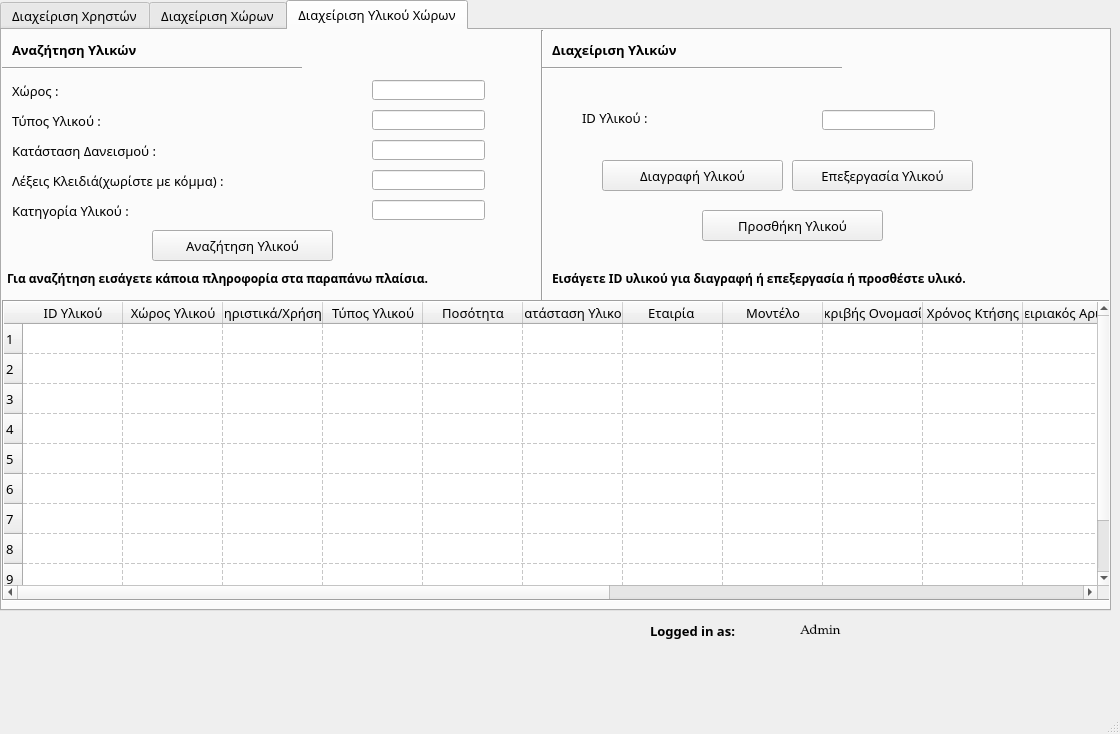
<?xml version="1.0" encoding="UTF-8"?>
<ui version="4.0">
 <class>Admin</class>
 <widget class="QMainWindow" name="Admin">
  <property name="geometry">
   <rect>
    <x>0</x>
    <y>0</y>
    <width>1120</width>
    <height>734</height>
   </rect>
  </property>
  <property name="sizePolicy">
   <sizepolicy hsizetype="Minimum" vsizetype="Minimum">
    <horstretch>0</horstretch>
    <verstretch>0</verstretch>
   </sizepolicy>
  </property>
  <property name="baseSize">
   <size>
    <width>797</width>
    <height>647</height>
   </size>
  </property>
  <property name="font">
   <font>
    <pointsize>10</pointsize>
   </font>
  </property>
  <property name="windowTitle">
   <string>Admin Access </string>
  </property>
  <property name="windowIcon">
   <iconset>
    <normaloff>media/admin.png</normaloff>media/admin.png</iconset>
  </property>
  <widget class="QWidget" name="centralwidget">
   <widget class="QTabWidget" name="tabWidget">
    <property name="geometry">
     <rect>
      <x>0</x>
      <y>0</y>
      <width>1111</width>
      <height>611</height>
     </rect>
    </property>
    <property name="sizePolicy">
     <sizepolicy hsizetype="Expanding" vsizetype="Expanding">
      <horstretch>0</horstretch>
      <verstretch>0</verstretch>
     </sizepolicy>
    </property>
    <property name="font">
     <font>
      <family>Myriad Pro Light</family>
      <pointsize>10</pointsize>
      <weight>50</weight>
      <bold>false</bold>
     </font>
    </property>
    <property name="mouseTracking">
     <bool>false</bool>
    </property>
    <property name="currentIndex">
     <number>2</number>
    </property>
    <property name="documentMode">
     <bool>false</bool>
    </property>
    <property name="tabsClosable">
     <bool>false</bool>
    </property>
    <property name="tabBarAutoHide">
     <bool>false</bool>
    </property>
    <widget class="QWidget" name="users">
     <attribute name="title">
      <string>Διαχείριση Χρηστών</string>
     </attribute>
     <widget class="QTableWidget" name="user_table">
      <property name="geometry">
       <rect>
        <x>0</x>
        <y>270</y>
        <width>1111</width>
        <height>301</height>
       </rect>
      </property>
      <property name="font">
       <font>
        <family>Myriad Pro Light</family>
        <pointsize>10</pointsize>
        <weight>50</weight>
        <bold>false</bold>
       </font>
      </property>
      <property name="focusPolicy">
       <enum>Qt::ClickFocus</enum>
      </property>
      <property name="frameShape">
       <enum>QFrame::Box</enum>
      </property>
      <property name="sizeAdjustPolicy">
       <enum>QAbstractScrollArea::AdjustToContents</enum>
      </property>
      <property name="editTriggers">
       <set>QAbstractItemView::NoEditTriggers</set>
      </property>
      <property name="selectionMode">
       <enum>QAbstractItemView::NoSelection</enum>
      </property>
      <property name="selectionBehavior">
       <enum>QAbstractItemView::SelectRows</enum>
      </property>
      <property name="gridStyle">
       <enum>Qt::DashLine</enum>
      </property>
      <property name="rowCount">
       <number>10</number>
      </property>
      <row/>
      <row/>
      <row/>
      <row/>
      <row/>
      <row/>
      <row/>
      <row/>
      <row/>
      <row/>
      <column>
       <property name="text">
        <string>ID Χρήστη</string>
       </property>
      </column>
      <column>
       <property name="text">
        <string>Username</string>
       </property>
      </column>
      <column>
       <property name="text">
        <string>Password</string>
       </property>
      </column>
      <column>
       <property name="text">
        <string>Email</string>
       </property>
      </column>
      <column>
       <property name="text">
        <string>Αριθμός Τηλεφώνου</string>
       </property>
      </column>
      <column>
       <property name="text">
        <string>Όνομα</string>
       </property>
      </column>
      <column>
       <property name="text">
        <string>Επίθετο</string>
       </property>
      </column>
      <column>
       <property name="text">
        <string>Επίπεδο Πρόσβασης</string>
       </property>
      </column>
      <column>
       <property name="text">
        <string>ID Χώρων Πρόσβασης</string>
       </property>
      </column>
     </widget>
     <widget class="QLabel" name="search_label_2">
      <property name="geometry">
       <rect>
        <x>10</x>
        <y>6</y>
        <width>211</width>
        <height>20</height>
       </rect>
      </property>
      <property name="font">
       <font>
        <pointsize>10</pointsize>
        <weight>75</weight>
        <bold>true</bold>
        <underline>false</underline>
       </font>
      </property>
      <property name="text">
       <string>Αναζήτηση Χρήστη</string>
      </property>
     </widget>
     <widget class="Line" name="line_4">
      <property name="geometry">
       <rect>
        <x>0</x>
        <y>20</y>
        <width>300</width>
        <height>20</height>
       </rect>
      </property>
      <property name="orientation">
       <enum>Qt::Horizontal</enum>
      </property>
     </widget>
     <widget class="QLabel" name="label_usersearch_onoma">
      <property name="geometry">
       <rect>
        <x>10</x>
        <y>40</y>
        <width>121</width>
        <height>21</height>
       </rect>
      </property>
      <property name="font">
       <font>
        <weight>50</weight>
        <bold>false</bold>
       </font>
      </property>
      <property name="text">
       <string>Όνομα Χρήστη :</string>
      </property>
     </widget>
     <widget class="QLabel" name="label_usersearch_epitheto">
      <property name="geometry">
       <rect>
        <x>10</x>
        <y>70</y>
        <width>241</width>
        <height>21</height>
       </rect>
      </property>
      <property name="font">
       <font>
        <weight>50</weight>
        <bold>false</bold>
       </font>
      </property>
      <property name="text">
       <string>Επίθετο Χρήστη :</string>
      </property>
     </widget>
     <widget class="QLabel" name="label_usersearch_tilefono">
      <property name="geometry">
       <rect>
        <x>10</x>
        <y>100</y>
        <width>271</width>
        <height>21</height>
       </rect>
      </property>
      <property name="font">
       <font>
        <weight>50</weight>
        <bold>false</bold>
       </font>
      </property>
      <property name="text">
       <string>Τηλέφωνο Χρήστη :</string>
      </property>
     </widget>
     <widget class="QLabel" name="label_usersearch_email">
      <property name="geometry">
       <rect>
        <x>10</x>
        <y>130</y>
        <width>241</width>
        <height>21</height>
       </rect>
      </property>
      <property name="font">
       <font>
        <weight>50</weight>
        <bold>false</bold>
       </font>
      </property>
      <property name="text">
       <string>Email Χρήστη :</string>
      </property>
     </widget>
     <widget class="QLabel" name="label_usersearch_id_xwrwn">
      <property name="geometry">
       <rect>
        <x>10</x>
        <y>156</y>
        <width>461</width>
        <height>20</height>
       </rect>
      </property>
      <property name="font">
       <font>
        <weight>50</weight>
        <bold>false</bold>
       </font>
      </property>
      <property name="text">
       <string>ID Χώρων Πρόσβασης Χρήστη(χωρίστε με κόμμα) :</string>
      </property>
     </widget>
     <widget class="QLineEdit" name="usersearch_onoma_input">
      <property name="geometry">
       <rect>
        <x>370</x>
        <y>40</y>
        <width>113</width>
        <height>20</height>
       </rect>
      </property>
     </widget>
     <widget class="QLineEdit" name="usersearch_epitheto_input">
      <property name="geometry">
       <rect>
        <x>370</x>
        <y>70</y>
        <width>113</width>
        <height>20</height>
       </rect>
      </property>
     </widget>
     <widget class="QLineEdit" name="usersearch_tilefono_input">
      <property name="geometry">
       <rect>
        <x>370</x>
        <y>100</y>
        <width>113</width>
        <height>20</height>
       </rect>
      </property>
     </widget>
     <widget class="QLineEdit" name="usersearch_email_input">
      <property name="geometry">
       <rect>
        <x>370</x>
        <y>130</y>
        <width>113</width>
        <height>21</height>
       </rect>
      </property>
     </widget>
     <widget class="QLineEdit" name="usersearch_id_xwrwn_input">
      <property name="geometry">
       <rect>
        <x>370</x>
        <y>180</y>
        <width>113</width>
        <height>20</height>
       </rect>
      </property>
     </widget>
     <widget class="Line" name="line_5">
      <property name="geometry">
       <rect>
        <x>520</x>
        <y>0</y>
        <width>20</width>
        <height>271</height>
       </rect>
      </property>
      <property name="orientation">
       <enum>Qt::Vertical</enum>
      </property>
     </widget>
     <widget class="QLabel" name="user_rights_management_label">
      <property name="geometry">
       <rect>
        <x>540</x>
        <y>6</y>
        <width>291</width>
        <height>20</height>
       </rect>
      </property>
      <property name="font">
       <font>
        <weight>75</weight>
        <bold>true</bold>
       </font>
      </property>
      <property name="text">
       <string>Ορισμός Δικαιωμάτων Χρηστών</string>
      </property>
     </widget>
     <widget class="Line" name="line_6">
      <property name="geometry">
       <rect>
        <x>530</x>
        <y>20</y>
        <width>300</width>
        <height>20</height>
       </rect>
      </property>
      <property name="orientation">
       <enum>Qt::Horizontal</enum>
      </property>
     </widget>
     <widget class="QLabel" name="rights_management_userid_label">
      <property name="geometry">
       <rect>
        <x>540</x>
        <y>40</y>
        <width>121</width>
        <height>21</height>
       </rect>
      </property>
      <property name="font">
       <font>
        <weight>50</weight>
        <bold>false</bold>
       </font>
      </property>
      <property name="text">
       <string>ID Χρήστη :</string>
      </property>
     </widget>
     <widget class="QLabel" name="rights_management_access_level_label">
      <property name="geometry">
       <rect>
        <x>540</x>
        <y>70</y>
        <width>251</width>
        <height>21</height>
       </rect>
      </property>
      <property name="font">
       <font>
        <weight>50</weight>
        <bold>false</bold>
       </font>
      </property>
      <property name="text">
       <string>Επιθυμητό Επίπεδο Πρόσβασης :</string>
      </property>
     </widget>
     <widget class="QLabel" name="rights_management_id_xwrwn_label">
      <property name="geometry">
       <rect>
        <x>540</x>
        <y>100</y>
        <width>491</width>
        <height>21</height>
       </rect>
      </property>
      <property name="font">
       <font>
        <weight>50</weight>
        <bold>false</bold>
       </font>
      </property>
      <property name="text">
       <string>ID Χώρων Πρόσβασης Χρήστη(χωρίστε με κόμμα) :</string>
      </property>
     </widget>
     <widget class="QLineEdit" name="rights_management_userid_input">
      <property name="geometry">
       <rect>
        <x>920</x>
        <y>40</y>
        <width>113</width>
        <height>20</height>
       </rect>
      </property>
     </widget>
     <widget class="QLineEdit" name="rights_management_access_level_input">
      <property name="geometry">
       <rect>
        <x>920</x>
        <y>70</y>
        <width>113</width>
        <height>21</height>
       </rect>
      </property>
     </widget>
     <widget class="QLineEdit" name="rights_management_id_xwrwn_input">
      <property name="geometry">
       <rect>
        <x>920</x>
        <y>130</y>
        <width>113</width>
        <height>20</height>
       </rect>
      </property>
      <property name="text">
       <string/>
      </property>
     </widget>
     <widget class="QPushButton" name="rights_management_button">
      <property name="geometry">
       <rect>
        <x>540</x>
        <y>205</y>
        <width>231</width>
        <height>31</height>
       </rect>
      </property>
      <property name="font">
       <font>
        <weight>50</weight>
        <bold>false</bold>
       </font>
      </property>
      <property name="text">
       <string>Ορισμός Δικαιωμάτων</string>
      </property>
     </widget>
     <widget class="QLabel" name="user_search_info_label">
      <property name="geometry">
       <rect>
        <x>10</x>
        <y>240</y>
        <width>491</width>
        <height>21</height>
       </rect>
      </property>
      <property name="font">
       <font>
        <pointsize>9</pointsize>
        <weight>75</weight>
        <bold>true</bold>
       </font>
      </property>
      <property name="text">
       <string>Για αναζήτηση εισάγετε 2 τουλάχιστον στοιχεία χρήστη.</string>
      </property>
     </widget>
     <widget class="QLabel" name="user_management_info_label">
      <property name="geometry">
       <rect>
        <x>540</x>
        <y>240</y>
        <width>511</width>
        <height>21</height>
       </rect>
      </property>
      <property name="font">
       <font>
        <pointsize>9</pointsize>
        <weight>75</weight>
        <bold>true</bold>
       </font>
      </property>
      <property name="text">
       <string>Εισάγετε τα απαραίτητα στοιχεία για ορισμό δικαιωμάτων.</string>
      </property>
     </widget>
     <widget class="QPushButton" name="user_search_button">
      <property name="geometry">
       <rect>
        <x>20</x>
        <y>205</y>
        <width>191</width>
        <height>31</height>
       </rect>
      </property>
      <property name="font">
       <font>
        <weight>50</weight>
        <bold>false</bold>
       </font>
      </property>
      <property name="text">
       <string>Αναζήτηση Χρηστη</string>
      </property>
     </widget>
     <widget class="QPushButton" name="clear_search_button">
      <property name="geometry">
       <rect>
        <x>300</x>
        <y>205</y>
        <width>191</width>
        <height>31</height>
       </rect>
      </property>
      <property name="text">
       <string>Καθαρισμός</string>
      </property>
     </widget>
     <widget class="QPushButton" name="pushButton_2">
      <property name="geometry">
       <rect>
        <x>800</x>
        <y>205</y>
        <width>231</width>
        <height>31</height>
       </rect>
      </property>
      <property name="text">
       <string>Αφαίρεση Δικαιωμάτων</string>
      </property>
     </widget>
    </widget>
    <widget class="QWidget" name="areas">
     <attribute name="title">
      <string>Διαχείριση Χώρων</string>
     </attribute>
     <widget class="QTableWidget" name="areas_table">
      <property name="geometry">
       <rect>
        <x>0</x>
        <y>270</y>
        <width>571</width>
        <height>301</height>
       </rect>
      </property>
      <property name="sizePolicy">
       <sizepolicy hsizetype="Expanding" vsizetype="Expanding">
        <horstretch>0</horstretch>
        <verstretch>0</verstretch>
       </sizepolicy>
      </property>
      <property name="font">
       <font>
        <family>Myriad Pro Light</family>
        <pointsize>10</pointsize>
        <weight>50</weight>
        <bold>false</bold>
       </font>
      </property>
      <property name="focusPolicy">
       <enum>Qt::ClickFocus</enum>
      </property>
      <property name="frameShape">
       <enum>QFrame::Box</enum>
      </property>
      <property name="sizeAdjustPolicy">
       <enum>QAbstractScrollArea::AdjustToContents</enum>
      </property>
      <property name="autoScroll">
       <bool>false</bool>
      </property>
      <property name="editTriggers">
       <set>QAbstractItemView::NoEditTriggers</set>
      </property>
      <property name="selectionMode">
       <enum>QAbstractItemView::NoSelection</enum>
      </property>
      <property name="selectionBehavior">
       <enum>QAbstractItemView::SelectRows</enum>
      </property>
      <property name="showGrid">
       <bool>true</bool>
      </property>
      <property name="gridStyle">
       <enum>Qt::DashLine</enum>
      </property>
      <property name="wordWrap">
       <bool>true</bool>
      </property>
      <property name="rowCount">
       <number>10</number>
      </property>
      <row/>
      <row/>
      <row/>
      <row/>
      <row/>
      <row/>
      <row/>
      <row/>
      <row/>
      <row/>
      <column>
       <property name="text">
        <string>ID Χώρου</string>
       </property>
      </column>
      <column>
       <property name="text">
        <string>Χρήση Χώρου</string>
       </property>
      </column>
      <column>
       <property name="text">
        <string>Ονομασία Χώρου</string>
       </property>
      </column>
      <column>
       <property name="text">
        <string>ID Επόπτη</string>
       </property>
      </column>
     </widget>
     <widget class="QLabel" name="areas_management_label">
      <property name="geometry">
       <rect>
        <x>10</x>
        <y>10</y>
        <width>171</width>
        <height>20</height>
       </rect>
      </property>
      <property name="font">
       <font>
        <pointsize>10</pointsize>
        <weight>75</weight>
        <bold>true</bold>
        <underline>false</underline>
       </font>
      </property>
      <property name="text">
       <string>Διαχείριση Χώρων</string>
      </property>
     </widget>
     <widget class="Line" name="line_7">
      <property name="geometry">
       <rect>
        <x>0</x>
        <y>30</y>
        <width>300</width>
        <height>16</height>
       </rect>
      </property>
      <property name="orientation">
       <enum>Qt::Horizontal</enum>
      </property>
     </widget>
     <widget class="QLabel" name="areas_management_area_name_label">
      <property name="geometry">
       <rect>
        <x>10</x>
        <y>50</y>
        <width>151</width>
        <height>16</height>
       </rect>
      </property>
      <property name="text">
       <string>Ονομασία Χώρου:</string>
      </property>
     </widget>
     <widget class="QLabel" name="areas_management_useofarea_label">
      <property name="geometry">
       <rect>
        <x>10</x>
        <y>80</y>
        <width>121</width>
        <height>21</height>
       </rect>
      </property>
      <property name="text">
       <string>Χρήση Χώρου :</string>
      </property>
     </widget>
     <widget class="QLabel" name="label_3">
      <property name="geometry">
       <rect>
        <x>10</x>
        <y>100</y>
        <width>47</width>
        <height>13</height>
       </rect>
      </property>
      <property name="text">
       <string/>
      </property>
     </widget>
     <widget class="QLineEdit" name="areas_management_area_name_input">
      <property name="geometry">
       <rect>
        <x>180</x>
        <y>50</y>
        <width>113</width>
        <height>20</height>
       </rect>
      </property>
     </widget>
     <widget class="QLineEdit" name="areas_management_area_use_input">
      <property name="geometry">
       <rect>
        <x>180</x>
        <y>80</y>
        <width>113</width>
        <height>20</height>
       </rect>
      </property>
     </widget>
     <widget class="QPushButton" name="areas_search_button">
      <property name="geometry">
       <rect>
        <x>60</x>
        <y>120</y>
        <width>181</width>
        <height>31</height>
       </rect>
      </property>
      <property name="text">
       <string>Αναζήτηση Χώρου</string>
      </property>
     </widget>
     <widget class="QPushButton" name="areas_insert_button">
      <property name="geometry">
       <rect>
        <x>60</x>
        <y>160</y>
        <width>181</width>
        <height>31</height>
       </rect>
      </property>
      <property name="text">
       <string>Προσθήκη Χώρου</string>
      </property>
     </widget>
     <widget class="QLabel" name="area_delete_label">
      <property name="geometry">
       <rect>
        <x>340</x>
        <y>10</y>
        <width>321</width>
        <height>20</height>
       </rect>
      </property>
      <property name="font">
       <font>
        <weight>75</weight>
        <bold>true</bold>
       </font>
      </property>
      <property name="text">
       <string>Διαγραφή Χώρου</string>
      </property>
     </widget>
     <widget class="Line" name="line_8">
      <property name="geometry">
       <rect>
        <x>320</x>
        <y>0</y>
        <width>20</width>
        <height>271</height>
       </rect>
      </property>
      <property name="orientation">
       <enum>Qt::Vertical</enum>
      </property>
     </widget>
     <widget class="Line" name="line_9">
      <property name="geometry">
       <rect>
        <x>330</x>
        <y>30</y>
        <width>300</width>
        <height>16</height>
       </rect>
      </property>
      <property name="orientation">
       <enum>Qt::Horizontal</enum>
      </property>
     </widget>
     <widget class="QLabel" name="area_delete_id_label">
      <property name="geometry">
       <rect>
        <x>360</x>
        <y>80</y>
        <width>91</width>
        <height>20</height>
       </rect>
      </property>
      <property name="text">
       <string>ID Χώρου :</string>
      </property>
     </widget>
     <widget class="QLineEdit" name="area_delete_id_input">
      <property name="geometry">
       <rect>
        <x>500</x>
        <y>80</y>
        <width>113</width>
        <height>20</height>
       </rect>
      </property>
     </widget>
     <widget class="QPushButton" name="area_delete_button">
      <property name="geometry">
       <rect>
        <x>400</x>
        <y>140</y>
        <width>181</width>
        <height>31</height>
       </rect>
      </property>
      <property name="text">
       <string>Διαγραφή Χώρου</string>
      </property>
     </widget>
     <widget class="Line" name="line_10">
      <property name="geometry">
       <rect>
        <x>650</x>
        <y>0</y>
        <width>20</width>
        <height>271</height>
       </rect>
      </property>
      <property name="orientation">
       <enum>Qt::Vertical</enum>
      </property>
     </widget>
     <widget class="Line" name="line_11">
      <property name="geometry">
       <rect>
        <x>660</x>
        <y>30</y>
        <width>300</width>
        <height>16</height>
       </rect>
      </property>
      <property name="orientation">
       <enum>Qt::Horizontal</enum>
      </property>
     </widget>
     <widget class="QLabel" name="area_supervisor_search_label">
      <property name="geometry">
       <rect>
        <x>670</x>
        <y>10</y>
        <width>321</width>
        <height>20</height>
       </rect>
      </property>
      <property name="font">
       <font>
        <weight>75</weight>
        <bold>true</bold>
       </font>
      </property>
      <property name="text">
       <string>Αναζήτηση Επόπτη Χώρου</string>
      </property>
     </widget>
     <widget class="QLabel" name="area_supervisor_id_search_label">
      <property name="geometry">
       <rect>
        <x>700</x>
        <y>80</y>
        <width>111</width>
        <height>21</height>
       </rect>
      </property>
      <property name="text">
       <string>ID Χώρου :</string>
      </property>
     </widget>
     <widget class="QLineEdit" name="area_supervisor_id_input">
      <property name="geometry">
       <rect>
        <x>940</x>
        <y>80</y>
        <width>113</width>
        <height>21</height>
       </rect>
      </property>
     </widget>
     <widget class="QPushButton" name="area_supervisor_search_button">
      <property name="geometry">
       <rect>
        <x>770</x>
        <y>140</y>
        <width>181</width>
        <height>31</height>
       </rect>
      </property>
      <property name="text">
       <string>Αναζήτηση Επόπτη</string>
      </property>
     </widget>
     <widget class="QTableWidget" name="area_supervisor_table">
      <property name="geometry">
       <rect>
        <x>570</x>
        <y>270</y>
        <width>541</width>
        <height>301</height>
       </rect>
      </property>
      <property name="font">
       <font>
        <family>Myriad Pro Light</family>
        <pointsize>10</pointsize>
       </font>
      </property>
      <property name="focusPolicy">
       <enum>Qt::ClickFocus</enum>
      </property>
      <property name="frameShape">
       <enum>QFrame::Box</enum>
      </property>
      <property name="sizeAdjustPolicy">
       <enum>QAbstractScrollArea::AdjustToContents</enum>
      </property>
      <property name="autoScroll">
       <bool>false</bool>
      </property>
      <property name="editTriggers">
       <set>QAbstractItemView::NoEditTriggers</set>
      </property>
      <property name="selectionMode">
       <enum>QAbstractItemView::NoSelection</enum>
      </property>
      <property name="selectionBehavior">
       <enum>QAbstractItemView::SelectRows</enum>
      </property>
      <property name="gridStyle">
       <enum>Qt::DashLine</enum>
      </property>
      <property name="rowCount">
       <number>10</number>
      </property>
      <row/>
      <row/>
      <row/>
      <row/>
      <row/>
      <row/>
      <row/>
      <row/>
      <row/>
      <row/>
      <column>
       <property name="text">
        <string>ID Χρήστη</string>
       </property>
      </column>
      <column>
       <property name="text">
        <string>Όνομα</string>
       </property>
      </column>
      <column>
       <property name="text">
        <string>Επίθετο</string>
       </property>
      </column>
      <column>
       <property name="text">
        <string>Email</string>
       </property>
      </column>
     </widget>
     <widget class="QPushButton" name="areas_clearsearch_button">
      <property name="geometry">
       <rect>
        <x>60</x>
        <y>200</y>
        <width>181</width>
        <height>31</height>
       </rect>
      </property>
      <property name="text">
       <string>Καθαρισμός</string>
      </property>
     </widget>
     <widget class="QPushButton" name="supervisor_clearsearch_button">
      <property name="geometry">
       <rect>
        <x>770</x>
        <y>180</y>
        <width>181</width>
        <height>31</height>
       </rect>
      </property>
      <property name="text">
       <string>Καθαρισμός</string>
      </property>
     </widget>
     <widget class="QLabel" name="label">
      <property name="geometry">
       <rect>
        <x>10</x>
        <y>240</y>
        <width>301</width>
        <height>21</height>
       </rect>
      </property>
      <property name="font">
       <font>
        <pointsize>9</pointsize>
        <weight>75</weight>
        <bold>true</bold>
       </font>
      </property>
      <property name="text">
       <string>Εισάγετε στοιχεία για διαχείριση χώρου.</string>
      </property>
     </widget>
     <widget class="QLabel" name="label_2">
      <property name="geometry">
       <rect>
        <x>340</x>
        <y>240</y>
        <width>301</width>
        <height>21</height>
       </rect>
      </property>
      <property name="font">
       <font>
        <pointsize>9</pointsize>
        <weight>75</weight>
        <bold>true</bold>
       </font>
      </property>
      <property name="text">
       <string>Εισάγετε ID χώρου για διαγραφή.</string>
      </property>
     </widget>
     <widget class="QLabel" name="label_4">
      <property name="geometry">
       <rect>
        <x>670</x>
        <y>240</y>
        <width>391</width>
        <height>21</height>
       </rect>
      </property>
      <property name="font">
       <font>
        <pointsize>9</pointsize>
        <weight>75</weight>
        <bold>true</bold>
       </font>
      </property>
      <property name="text">
       <string>Εισάγετε ID χώρου για αναζήτηση επόπτη.</string>
      </property>
     </widget>
    </widget>
    <widget class="QWidget" name="equipment">
     <attribute name="title">
      <string>Διαχείριση Υλικού Χώρων</string>
     </attribute>
     <widget class="QTableWidget" name="equipment_table">
      <property name="enabled">
       <bool>true</bool>
      </property>
      <property name="geometry">
       <rect>
        <x>0</x>
        <y>270</y>
        <width>1111</width>
        <height>301</height>
       </rect>
      </property>
      <property name="maximumSize">
       <size>
        <width>16777215</width>
        <height>16777215</height>
       </size>
      </property>
      <property name="font">
       <font>
        <family>Myriad Pro Light</family>
        <pointsize>10</pointsize>
        <weight>50</weight>
        <bold>false</bold>
        <strikeout>false</strikeout>
        <kerning>true</kerning>
       </font>
      </property>
      <property name="cursor" stdset="0">
       <cursorShape>ArrowCursor</cursorShape>
      </property>
      <property name="tabletTracking">
       <bool>false</bool>
      </property>
      <property name="focusPolicy">
       <enum>Qt::ClickFocus</enum>
      </property>
      <property name="contextMenuPolicy">
       <enum>Qt::DefaultContextMenu</enum>
      </property>
      <property name="autoFillBackground">
       <bool>false</bool>
      </property>
      <property name="frameShape">
       <enum>QFrame::Box</enum>
      </property>
      <property name="frameShadow">
       <enum>QFrame::Sunken</enum>
      </property>
      <property name="verticalScrollBarPolicy">
       <enum>Qt::ScrollBarAsNeeded</enum>
      </property>
      <property name="horizontalScrollBarPolicy">
       <enum>Qt::ScrollBarAsNeeded</enum>
      </property>
      <property name="sizeAdjustPolicy">
       <enum>QAbstractScrollArea::AdjustToContents</enum>
      </property>
      <property name="editTriggers">
       <set>QAbstractItemView::NoEditTriggers</set>
      </property>
      <property name="defaultDropAction">
       <enum>Qt::IgnoreAction</enum>
      </property>
      <property name="alternatingRowColors">
       <bool>false</bool>
      </property>
      <property name="selectionMode">
       <enum>QAbstractItemView::NoSelection</enum>
      </property>
      <property name="selectionBehavior">
       <enum>QAbstractItemView::SelectRows</enum>
      </property>
      <property name="showGrid">
       <bool>true</bool>
      </property>
      <property name="gridStyle">
       <enum>Qt::DashLine</enum>
      </property>
      <property name="sortingEnabled">
       <bool>false</bool>
      </property>
      <property name="wordWrap">
       <bool>false</bool>
      </property>
      <property name="rowCount">
       <number>10</number>
      </property>
      <property name="columnCount">
       <number>18</number>
      </property>
      <attribute name="horizontalHeaderCascadingSectionResizes">
       <bool>false</bool>
      </attribute>
      <attribute name="horizontalHeaderMinimumSectionSize">
       <number>39</number>
      </attribute>
      <attribute name="verticalHeaderStretchLastSection">
       <bool>false</bool>
      </attribute>
      <row/>
      <row/>
      <row/>
      <row/>
      <row/>
      <row/>
      <row/>
      <row/>
      <row/>
      <row/>
      <column>
       <property name="text">
        <string>ID Υλικού</string>
       </property>
      </column>
      <column>
       <property name="text">
        <string>Χώρος Υλικού</string>
       </property>
      </column>
      <column>
       <property name="text">
        <string>Χαρακτηριστικά/Χρήση Υλικού</string>
       </property>
      </column>
      <column>
       <property name="text">
        <string>Τύπος Υλικού</string>
       </property>
      </column>
      <column>
       <property name="text">
        <string>Ποσότητα</string>
       </property>
      </column>
      <column>
       <property name="text">
        <string>Κατάσταση Υλικού</string>
       </property>
      </column>
      <column>
       <property name="text">
        <string>Εταιρία </string>
       </property>
      </column>
      <column>
       <property name="text">
        <string>Μοντέλο</string>
       </property>
      </column>
      <column>
       <property name="text">
        <string>Ακριβής Ονομασία</string>
       </property>
      </column>
      <column>
       <property name="text">
        <string>Χρόνος Κτήσης</string>
       </property>
      </column>
      <column>
       <property name="text">
        <string>Σειριακός Αριθμός</string>
       </property>
      </column>
      <column>
       <property name="text">
        <string>Σκοπός Χρήσης</string>
       </property>
      </column>
      <column>
       <property name="text">
        <string>Βάρος</string>
       </property>
      </column>
      <column>
       <property name="text">
        <string>Διαθεσιμότητα</string>
       </property>
      </column>
      <column>
       <property name="text">
        <string>Δ.Μετακίνησης</string>
       </property>
      </column>
      <column>
       <property name="text">
        <string>Κατάσταση Δανεισμού</string>
       </property>
      </column>
      <column>
       <property name="text">
        <string>Κατηγορία</string>
       </property>
      </column>
      <column>
       <property name="text">
        <string>Υποκατηγορίες</string>
       </property>
      </column>
      <item row="0" column="0">
       <property name="text">
        <string notr="true"/>
       </property>
      </item>
     </widget>
     <widget class="QLabel" name="search_label">
      <property name="geometry">
       <rect>
        <x>10</x>
        <y>10</y>
        <width>211</width>
        <height>20</height>
       </rect>
      </property>
      <property name="font">
       <font>
        <pointsize>10</pointsize>
        <weight>75</weight>
        <bold>true</bold>
        <underline>false</underline>
       </font>
      </property>
      <property name="text">
       <string>Αναζήτηση Υλικών</string>
      </property>
     </widget>
     <widget class="QLabel" name="equip_search_info_label">
      <property name="geometry">
       <rect>
        <x>5</x>
        <y>240</y>
        <width>521</width>
        <height>16</height>
       </rect>
      </property>
      <property name="font">
       <font>
        <pointsize>9</pointsize>
        <weight>75</weight>
        <bold>true</bold>
       </font>
      </property>
      <property name="text">
       <string>Για αναζήτηση εισάγετε κάποια πληροφορία στα παραπάνω πλαίσια.</string>
      </property>
     </widget>
     <widget class="Line" name="line">
      <property name="geometry">
       <rect>
        <x>530</x>
        <y>0</y>
        <width>20</width>
        <height>271</height>
       </rect>
      </property>
      <property name="orientation">
       <enum>Qt::Vertical</enum>
      </property>
     </widget>
     <widget class="Line" name="line_2">
      <property name="geometry">
       <rect>
        <x>0</x>
        <y>30</y>
        <width>300</width>
        <height>16</height>
       </rect>
      </property>
      <property name="orientation">
       <enum>Qt::Horizontal</enum>
      </property>
     </widget>
     <widget class="QLabel" name="label_search_xwrou">
      <property name="geometry">
       <rect>
        <x>10</x>
        <y>50</y>
        <width>91</width>
        <height>21</height>
       </rect>
      </property>
      <property name="font">
       <font>
        <family>Myriad Pro Light</family>
        <weight>50</weight>
        <bold>false</bold>
       </font>
      </property>
      <property name="text">
       <string>Χώρος :</string>
      </property>
     </widget>
     <widget class="QLabel" name="label_search_yliko">
      <property name="geometry">
       <rect>
        <x>10</x>
        <y>80</y>
        <width>151</width>
        <height>21</height>
       </rect>
      </property>
      <property name="text">
       <string>Τύπος Υλικού :</string>
      </property>
     </widget>
     <widget class="QLabel" name="label_search_daneismos">
      <property name="geometry">
       <rect>
        <x>10</x>
        <y>110</y>
        <width>241</width>
        <height>21</height>
       </rect>
      </property>
      <property name="text">
       <string>Κατάσταση Δανεισμού :</string>
      </property>
     </widget>
     <widget class="QLabel" name="label_search_keywords">
      <property name="geometry">
       <rect>
        <x>10</x>
        <y>140</y>
        <width>301</width>
        <height>21</height>
       </rect>
      </property>
      <property name="text">
       <string>Λέξεις Κλειδιά(χωρίστε με κόμμα) :</string>
      </property>
     </widget>
     <widget class="QLabel" name="label_search_katigoria_ylikou">
      <property name="geometry">
       <rect>
        <x>10</x>
        <y>170</y>
        <width>171</width>
        <height>21</height>
       </rect>
      </property>
      <property name="text">
       <string>Κατηγορία Υλικού :</string>
      </property>
     </widget>
     <widget class="QLineEdit" name="search_xwrou_input">
      <property name="geometry">
       <rect>
        <x>370</x>
        <y>50</y>
        <width>113</width>
        <height>20</height>
       </rect>
      </property>
      <property name="font">
       <font>
        <family>Arial</family>
        <pointsize>8</pointsize>
        <weight>50</weight>
        <bold>false</bold>
       </font>
      </property>
      <property name="text">
       <string/>
      </property>
     </widget>
     <widget class="QLineEdit" name="search_ylikou_input">
      <property name="geometry">
       <rect>
        <x>370</x>
        <y>80</y>
        <width>113</width>
        <height>20</height>
       </rect>
      </property>
      <property name="font">
       <font>
        <family>Arial</family>
        <pointsize>8</pointsize>
        <weight>50</weight>
        <bold>false</bold>
       </font>
      </property>
      <property name="text">
       <string/>
      </property>
     </widget>
     <widget class="QLineEdit" name="search_daneismou_input">
      <property name="geometry">
       <rect>
        <x>370</x>
        <y>110</y>
        <width>113</width>
        <height>20</height>
       </rect>
      </property>
      <property name="font">
       <font>
        <family>Arial</family>
        <pointsize>8</pointsize>
        <weight>50</weight>
        <bold>false</bold>
       </font>
      </property>
     </widget>
     <widget class="QLineEdit" name="search_keywords_input">
      <property name="geometry">
       <rect>
        <x>370</x>
        <y>140</y>
        <width>113</width>
        <height>20</height>
       </rect>
      </property>
      <property name="font">
       <font>
        <family>Arial</family>
        <pointsize>8</pointsize>
        <weight>50</weight>
        <bold>false</bold>
       </font>
      </property>
      <property name="text">
       <string/>
      </property>
     </widget>
     <widget class="QLineEdit" name="search_katigoria_input">
      <property name="geometry">
       <rect>
        <x>370</x>
        <y>170</y>
        <width>113</width>
        <height>20</height>
       </rect>
      </property>
      <property name="font">
       <font>
        <family>Arial</family>
        <pointsize>8</pointsize>
        <weight>50</weight>
        <bold>false</bold>
       </font>
      </property>
     </widget>
     <widget class="QPushButton" name="equipment_search_button">
      <property name="geometry">
       <rect>
        <x>150</x>
        <y>200</y>
        <width>181</width>
        <height>31</height>
       </rect>
      </property>
      <property name="text">
       <string>Αναζήτηση Υλικού</string>
      </property>
     </widget>
     <widget class="QLabel" name="equipment_management_label">
      <property name="geometry">
       <rect>
        <x>550</x>
        <y>10</y>
        <width>211</width>
        <height>20</height>
       </rect>
      </property>
      <property name="font">
       <font>
        <weight>75</weight>
        <bold>true</bold>
       </font>
      </property>
      <property name="text">
       <string>Διαχείριση Υλικών</string>
      </property>
     </widget>
     <widget class="Line" name="line_3">
      <property name="geometry">
       <rect>
        <x>540</x>
        <y>30</y>
        <width>300</width>
        <height>16</height>
       </rect>
      </property>
      <property name="orientation">
       <enum>Qt::Horizontal</enum>
      </property>
     </widget>
     <widget class="QLabel" name="equipment_management_info_label">
      <property name="geometry">
       <rect>
        <x>550</x>
        <y>240</y>
        <width>531</width>
        <height>16</height>
       </rect>
      </property>
      <property name="font">
       <font>
        <pointsize>9</pointsize>
        <weight>75</weight>
        <bold>true</bold>
       </font>
      </property>
      <property name="text">
       <string>Εισάγετε ID υλικού για διαγραφή ή επεξεργασία ή προσθέστε υλικό. </string>
      </property>
     </widget>
     <widget class="QPushButton" name="delete_button_ylikou">
      <property name="geometry">
       <rect>
        <x>600</x>
        <y>130</y>
        <width>181</width>
        <height>31</height>
       </rect>
      </property>
      <property name="text">
       <string>Διαγραφή Υλικού</string>
      </property>
     </widget>
     <widget class="QLabel" name="id_ylikou_management_label">
      <property name="geometry">
       <rect>
        <x>580</x>
        <y>80</y>
        <width>91</width>
        <height>16</height>
       </rect>
      </property>
      <property name="text">
       <string>ID Υλικού :</string>
      </property>
     </widget>
     <widget class="QLineEdit" name="id_ylikou_management_input">
      <property name="geometry">
       <rect>
        <x>820</x>
        <y>80</y>
        <width>113</width>
        <height>20</height>
       </rect>
      </property>
      <property name="font">
       <font>
        <family>Arial</family>
        <pointsize>8</pointsize>
        <weight>50</weight>
        <bold>false</bold>
       </font>
      </property>
     </widget>
     <widget class="QPushButton" name="edit_button_ylikou">
      <property name="geometry">
       <rect>
        <x>790</x>
        <y>130</y>
        <width>181</width>
        <height>31</height>
       </rect>
      </property>
      <property name="text">
       <string>Επεξεργασία Υλικού</string>
      </property>
     </widget>
     <widget class="QPushButton" name="pushButton">
      <property name="geometry">
       <rect>
        <x>700</x>
        <y>180</y>
        <width>181</width>
        <height>31</height>
       </rect>
      </property>
      <property name="text">
       <string>Προσθήκη Υλικού</string>
      </property>
     </widget>
    </widget>
   </widget>
   <widget class="QLabel" name="logged_in_as_label">
    <property name="geometry">
     <rect>
      <x>650</x>
      <y>620</y>
      <width>121</width>
      <height>21</height>
     </rect>
    </property>
    <property name="font">
     <font>
      <family>Myriad Pro</family>
      <pointsize>10</pointsize>
      <weight>75</weight>
      <italic>false</italic>
      <bold>true</bold>
      <underline>false</underline>
      <strikeout>false</strikeout>
      <kerning>false</kerning>
     </font>
    </property>
    <property name="text">
     <string>Logged in as:</string>
    </property>
   </widget>
   <widget class="QLabel" name="User_name_Label">
    <property name="geometry">
     <rect>
      <x>800</x>
      <y>620</y>
      <width>81</width>
      <height>21</height>
     </rect>
    </property>
    <property name="font">
     <font>
      <family>Palatino Linotype</family>
      <pointsize>10</pointsize>
      <weight>50</weight>
      <bold>false</bold>
     </font>
    </property>
    <property name="text">
     <string>Admin</string>
    </property>
    <property name="scaledContents">
     <bool>false</bool>
    </property>
    <property name="alignment">
     <set>Qt::AlignLeading|Qt::AlignLeft|Qt::AlignVCenter</set>
    </property>
    <property name="wordWrap">
     <bool>false</bool>
    </property>
   </widget>
  </widget>
  <widget class="QMenuBar" name="menubar">
   <property name="geometry">
    <rect>
     <x>0</x>
     <y>0</y>
     <width>1120</width>
     <height>26</height>
    </rect>
   </property>
  </widget>
  <widget class="QStatusBar" name="statusbar"/>
 </widget>
 <resources/>
 <connections/>
</ui>
